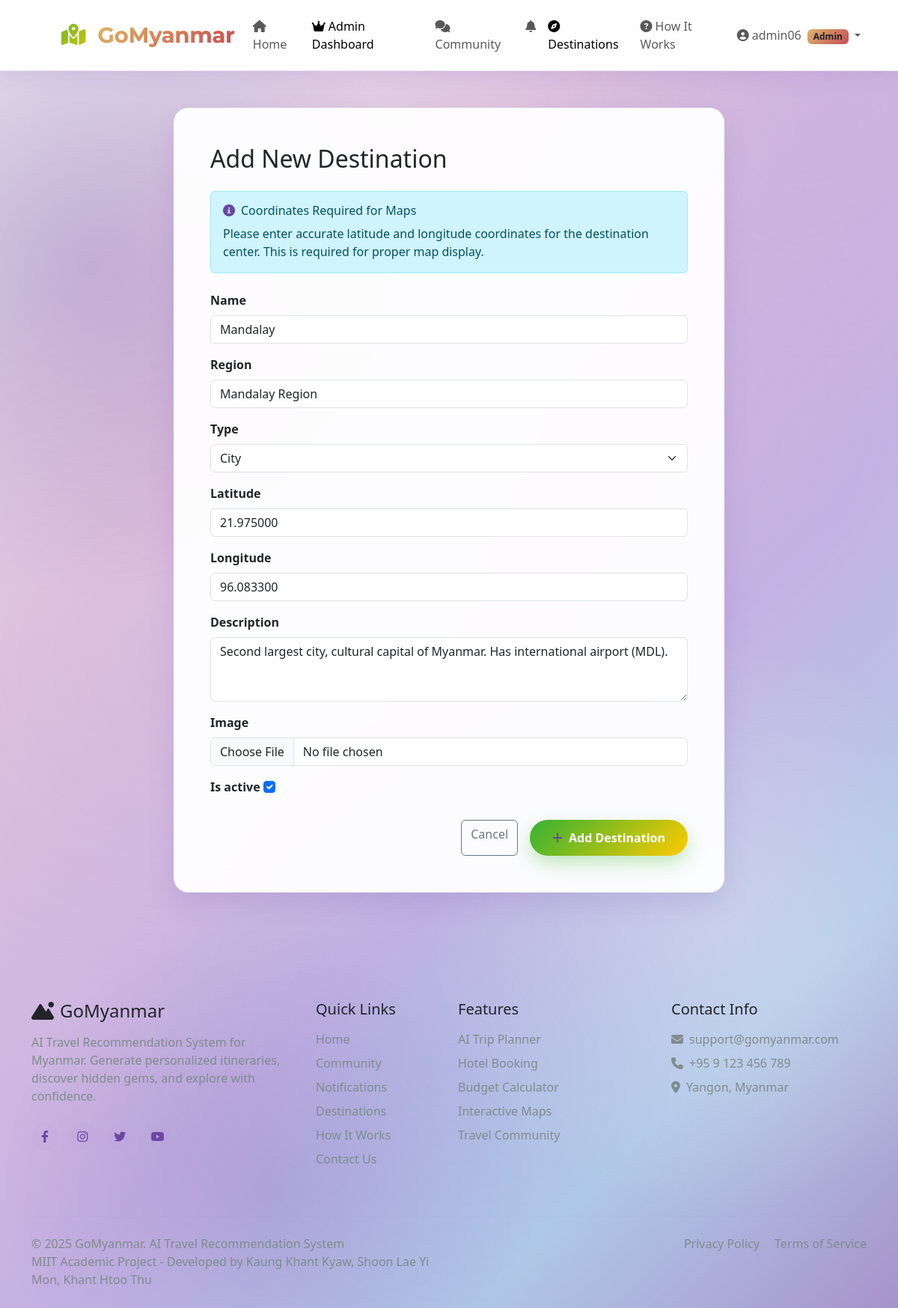
The app's page /users/admin/destinations/18/edit/ (signed in) with its own data.
### users/models.py (models this page shows, shortened)
class CustomUser(AbstractUser):
    USER_TYPE_CHOICES = (
        ('user', 'User'),
        ('admin', 'Admin'),
    )
    username = models.CharField(
        _('username'),
        max_length=150,
        unique=False,  # CHANGED: This allows duplicate usernames
        help_text=_('Required. 150 characters or fewer. Letters, digits and @/./+/-/_ only.'),
    )
    email = models.EmailField(
        _('email address'),
        unique=True,  # CHANGED: Email must be unique
        error_messages={
            'unique': _("A user with that email already exists."),
        },
    )
    USERNAME_FIELD = 'email'  # Login with email
    REQUIRED_FIELDS = ['username']  # Username is still required but not for login
    objects = CustomUserManager()
    user_type = models.CharField(max_length=20, choices=USER_TYPE_CHOICES, default='user')
    profile_picture = models.ImageField(upload_to='profile_pics/', blank=True, null=True)
    bio = models.TextField(blank=True)
    phone_number = models.CharField(max_length=20, blank=True)
    location = models.CharField(max_length=100, blank=True)
    followers = models.ManyToManyField('self', symmetrical=False, related_name='following', blank=True)
    class Meta:
        verbose_name = _('user')
        verbose_name_plural = _('users')
        ordering = ['email', 'username']
    def is_admin_user(self):
        return self.user_type == 'admin' or self.is_staff or self.is_superuser

### planner/models.py (models this page shows, shortened)
class Destination(models.Model):
    name = models.CharField(max_length=100)
    region = models.CharField(max_length=100)
    type = models.CharField(max_length=50, choices=[
        ('city', 'City'),
        ('town', 'Town'),
        ('attraction', 'Attraction'),
        ('state', 'State'),
        ('region', 'Region'),
        ('union_territory', 'Union Territory')
    ])
    latitude = models.DecimalField(max_digits=9, decimal_places=6, null=True, blank=True)
    longitude = models.DecimalField(max_digits=9, decimal_places=6, null=True, blank=True)
    description = models.TextField(blank=True)
    image = models.ImageField(upload_to='destinations/', blank=True, null=True)
    is_active = models.BooleanField(default=True)
    created_at = models.DateTimeField(auto_now_add=True)
    updated_at = models.DateTimeField(auto_now=True)
    default_airlines = models.ManyToManyField(Airline, blank=True,
        help_text="Default airlines for this destination")
    class Meta:
        ordering = ['name']

### users/views_admin.py (the view)
# urls.py: path('admin/destinations/<int:destination_id>/edit/', views_admin.admin_edit_destination, name='admin_edit_destination'),
@user_passes_test(is_admin)
def admin_edit_destination(request, destination_id):
    destination = get_object_or_404(Destination, id=destination_id)
    if request.method == 'POST':
        form = AdminEditDestinationForm(request.POST, request.FILES, instance=destination)
        if form.is_valid():
            form.save()
            messages.success(request, f'Destination "{destination.name}" updated successfully!')
            return redirect('users:admin_destinations')
        else:
            messages.error(request, 'Please correct the errors below.')
    else:
        form = AdminEditDestinationForm(instance=destination)
    context = {
        'form': form,
        'destination': destination,
        'title': f'Edit {destination.name}'
    }
    return render(request, 'users/admin_add_destination.html', context)

### templates/users/admin_add_destination.html (shortened to what this page needs)
{% extends 'base.html' %}
{% block content %}
<div class="container py-5 mt-5">
    <div class="row justify-content-center">
        <div class="col-lg-8">
            <div class="card-glass p-5">
                <h2 class="mb-4">Add New Destination</h2>
                <form method="post" enctype="multipart/form-data">
                    <div class="alert alert-info mb-4">
                        <h6><i class="fas fa-info-circle me-2"></i>Coordinates Required for Maps</h6>
                        <p class="mb-0">Please enter accurate latitude and longitude coordinates for the destination center. This is required for proper map display.</p>
                    </div>
                    {% for field in form %}
                    <div class="mb-3">
                        <label class="form-label fw-bold">{{ field.label }}</label>
                        {{ field }}
                    </div>
                    {% endfor %}
                    <div class="d-grid gap-2 d-md-flex justify-content-md-end mt-4">
                        <a href="{% url 'users:admin_destinations' %}" class="btn btn-outline-secondary me-md-2">
                            Cancel
                        </a>
                        <button type="submit" class="btn btn-primary">
                            <i class="fas fa-plus me-2"></i>Add Destination
                        </button>
                    </div>
                </form>
            </div>
        </div>
    </div>
</div>
{% endblock %}

### templates/base.html (shortened to what this page needs)
<!DOCTYPE html>
<html lang="en">
<head>
    <link href="https://cdn.jsdelivr.net/npm/bootstrap@5.3.0-alpha1/dist/css/bootstrap.min.css" rel="stylesheet">
    <link rel="stylesheet" href="https://cdnjs.cloudflare.com/ajax/libs/font-awesome/6.4.0/css/all.min.css">
    <link href="/static/css/custom.css" rel="stylesheet">
</head>
<body>
    <nav class="navbar navbar-expand-lg navbar-light fixed-top">
        <div class="container">
            <a class="navbar-brand" href="{% url 'home' %}">
                <i class="fas fa-map-marked-alt me-2" style="color: #DEB56D;"></i>
                <span class="gradient-text">GoMyanmar</span>
            </a>
            <div class="collapse navbar-collapse" id="navbarNav">
                <ul class="navbar-nav me-auto">
                    <li class="nav-item">
                        <a class="nav-link {% if request.path == '/' %}active{% endif %}" href="{% url 'home' %}">
                            <i class="fas fa-home me-1"></i>Home
                        </a>
                    </li>
                    {% if user.is_authenticated %}
                        {% if user.is_admin_user %}
                        <li class="nav-item">
                            <a class="nav-link {% if 'admin' in request.path %}active{% endif %}" href="{% url 'users:admin_dashboard' %}">
                                <i class="fas fa-crown me-1"></i>Admin Dashboard
                            </a>
                        </li>
                        {% endif %}
                    {% endif %}
                    <li class="nav-item">
                        <a class="nav-link {% if 'posts' in request.path %}active{% endif %}" href="{% url 'posts:post_list' %}">
                            <i class="fas fa-comments me-1"></i>Community
                        </a>
                    </li>
                    {% if user.is_authenticated %}
                    <li class="nav-item">
                        <a class="nav-link position-relative {% if 'notifications' in request.path %}active{% endif %}" href="{% url 'posts:notifications' %}">
                            <i class="fas fa-bell"></i>
                        </a>
                    </li>
                    {% endif %}
                    <li class="nav-item">
                       <a class="nav-link {% if 'destinations' in request.path %}active{% endif %}" href="{% url 'planner:destinations' %}">
                             <i class="fas fa-compass me-1"></i>Destinations
                       </a>
                    </li>
                    <li class="nav-item">
                        <a class="nav-link" href="#">
                            <i class="fas fa-question-circle me-1"></i>How It Works
                        </a>
                    </li>
                </ul>
                <ul class="navbar-nav">
                    {% if user.is_authenticated %}
                    <li class="nav-item dropdown">
                        <a class="nav-link dropdown-toggle" href="#" id="userDropdown" data-bs-toggle="dropdown">
                            <i class="fas fa-user-circle me-1"></i>{{ user.username }}
                            {% if user.is_admin_user %}
                            <span class="badge gradient-gold text-dark ms-1">Admin</span>
                            {% endif %}
                        </a>
                    </li>
                    {% endif %}
                </ul>
            </div>
        </div>
    </nav>
    <main class="pt-5">
        {% block content %}{% endblock %}
    </main>
    <footer class="py-5 mt-5">
        <div class="container">
            <div class="row">
                <div class="col-md-4 mb-4">
                    <h4 class="mb-3">
                        <i class="fas fa-mountain-sun me-2"></i>GoMyanmar
                    </h4>
                    <p class="text-gray">AI Travel Recommendation System for Myanmar. Generate personalized itineraries, discover hidden gems, and explore with confidence.</p>
                    <div class="mt-4">
                        <a href="#" class="social-icon">
                            <i class="fab fa-facebook-f"></i>
                        </a>
                        <a href="#" class="social-icon">
                            <i class="fab fa-instagram"></i>
                        </a>
                        <a href="#" class="social-icon">
                            <i class="fab fa-twitter"></i>
                        </a>
                        <a href="#" class="social-icon">
                            <i class="fab fa-youtube"></i>
                        </a>
                    </div>
                </div>
                <div class="col-md-2 mb-4">
                    <h5 class="mb-3">Quick Links</h5>
                    <ul class="list-unstyled">
                        <li class="mb-2"><a href="{% url 'home' %}" class="text-decoration-none text-gray">Home</a></li>
                        <li class="mb-2"><a href="{% url 'posts:post_list' %}" class="text-decoration-none text-gray">Community</a></li>
                        <li class="mb-2"><a href="{% url 'posts:notifications' %}" class="text-decoration-none text-gray">Notifications</a></li>
                        <li class="mb-2"><a href="#" class="text-decoration-none text-gray">Destinations</a></li>
                        <li class="mb-2"><a href="#" class="text-decoration-none text-gray">How It Works</a></li>
                        <li class="mb-2"><a href="#" class="text-decoration-none text-gray">Contact Us</a></li>
                    </ul>
                </div>
                <div class="col-md-3 mb-4">
                    <h5 class="mb-3">Features</h5>
                    <ul class="list-unstyled">
                        <li class="mb-2"><a href="#" class="text-decoration-none text-gray">AI Trip Planner</a></li>
                        <li class="mb-2"><a href="#" class="text-decoration-none text-gray">Hotel Booking</a></li>
                        <li class="mb-2"><a href="#" class="text-decoration-none text-gray">Budget Calculator</a></li>
                        <li class="mb-2"><a href="#" class="text-decoration-none text-gray">Interactive Maps</a></li>
                        <li class="mb-2"><a href="{% url 'posts:post_list' %}" class="text-decoration-none text-gray">Travel Community</a></li>
                    </ul>
                </div>
                <div class="col-md-3 mb-4">
                    <h5 class="mb-3">Contact Info</h5>
                    <ul class="list-unstyled text-gray">
                        <li class="mb-2"><i class="fas fa-envelope me-2"></i>support@gomyanmar.com</li>
                        <li class="mb-2"><i class="fas fa-phone me-2"></i>+95 9 123 456 789</li>
                        <li class="mb-2"><i class="fas fa-map-marker-alt me-2"></i>Yangon, Myanmar</li>
                    </ul>
                </div>
            </div>
            <hr class="my-4" style="border-color: rgba(139, 92, 246, 0.1);">
            <div class="row">
                <div class="col-md-6">
                    <p class="mb-0 text-gray">&copy; 2025 GoMyanmar. AI Travel Recommendation System</p>
                    <p class="mb-0 text-gray">MIIT Academic Project - Developed by Kaung Khant Kyaw, Shoon Lae Yi Mon, Khant Htoo Thu</p>
                </div>
                <div class="col-md-6 text-md-end">
                    <a href="#" class="text-decoration-none text-gray me-3">Privacy Policy</a>
                    <a href="#" class="text-decoration-none text-gray">Terms of Service</a>
                </div>
            </div>
        </div>
    </footer>
</body>
</html>

### records on screen
CustomUser: username "admin06"
Destination: form "Mandalay" "Mandalay Region" "City" "21.975000" "96.083300" "Second largest city, cultural capital of Myanmar. Has international airport (MDL)." "☑"

### other values on screen
{{ field.label }} "Name" "Region" "Type" "Latitude" "Longitude" "Description" "Image" "Is active"
